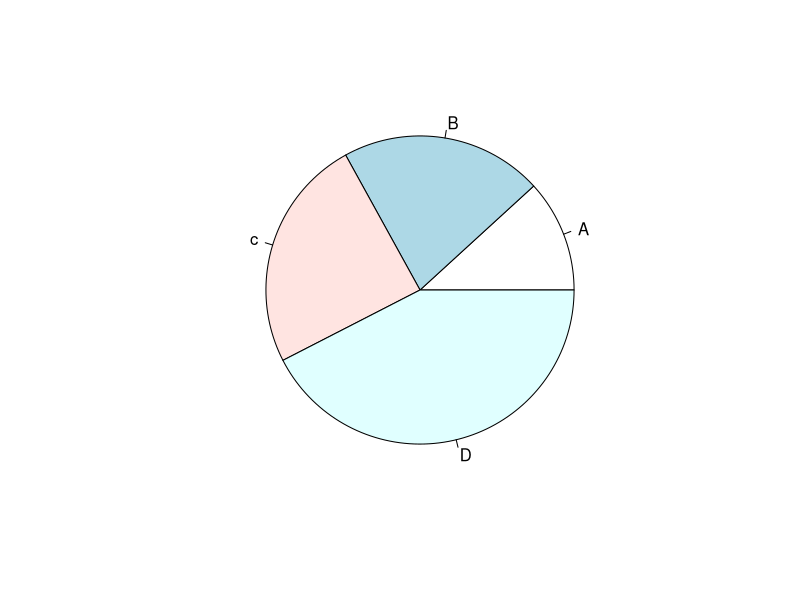
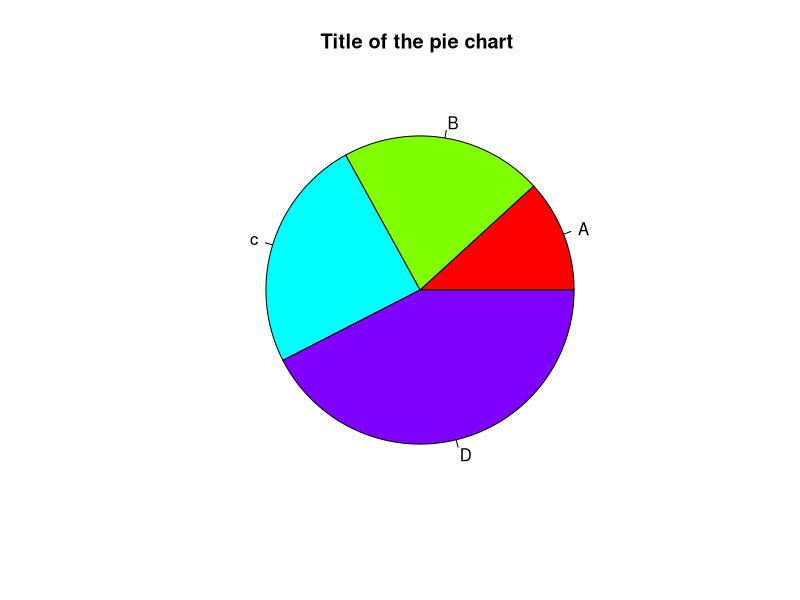
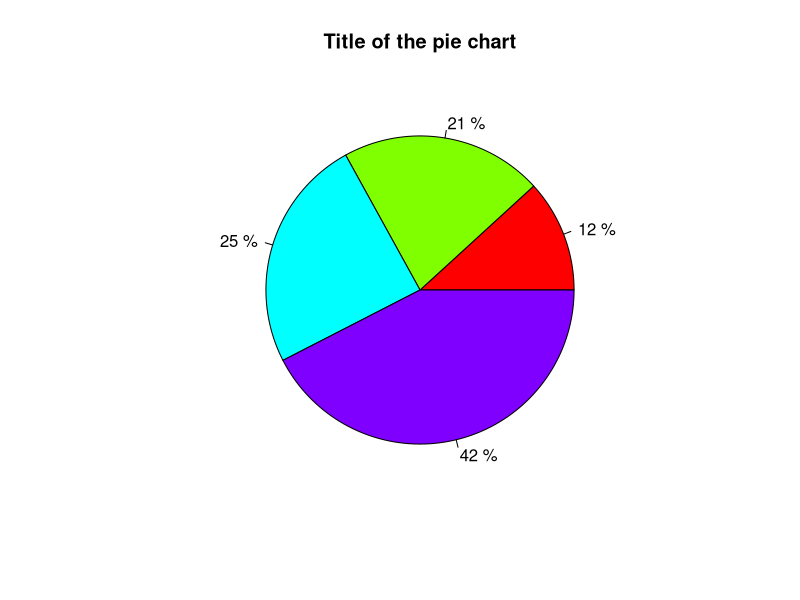
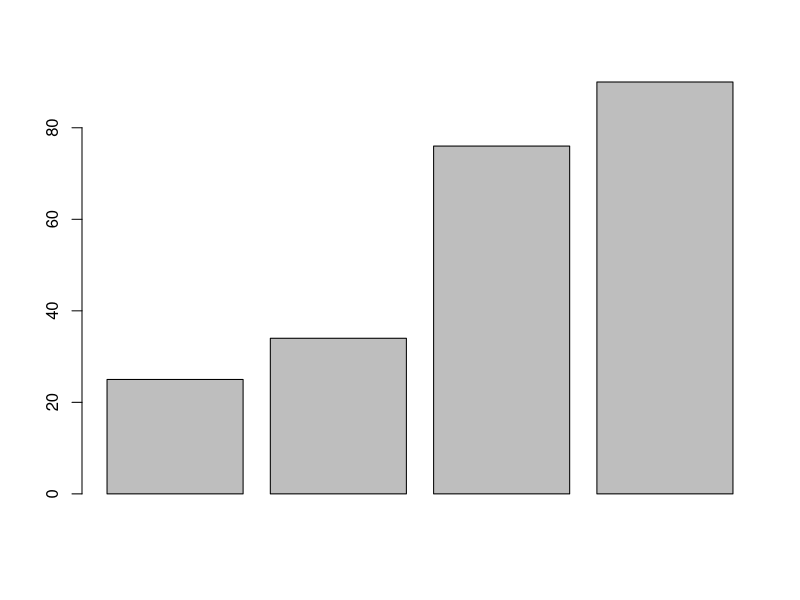
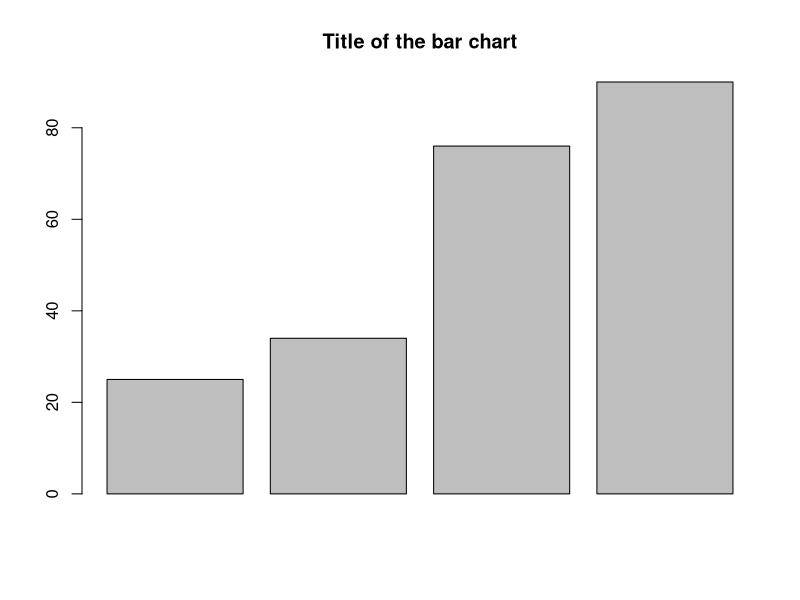
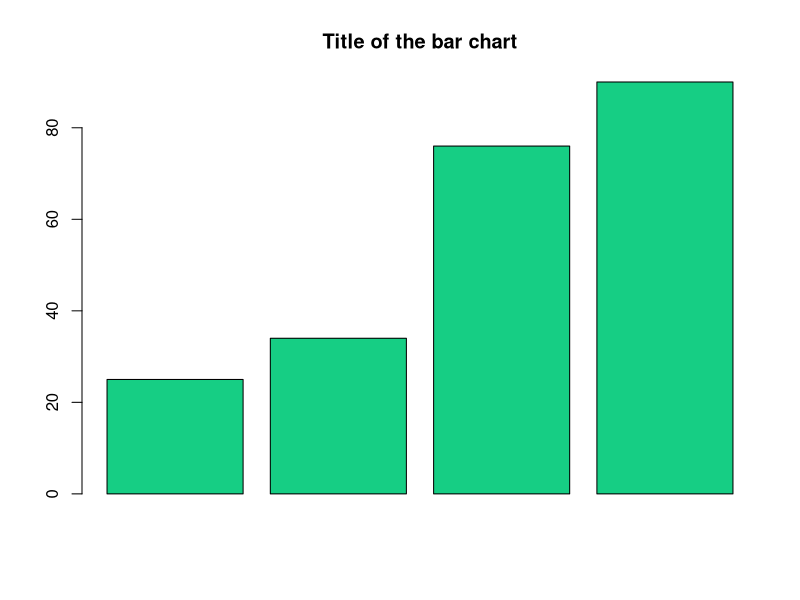
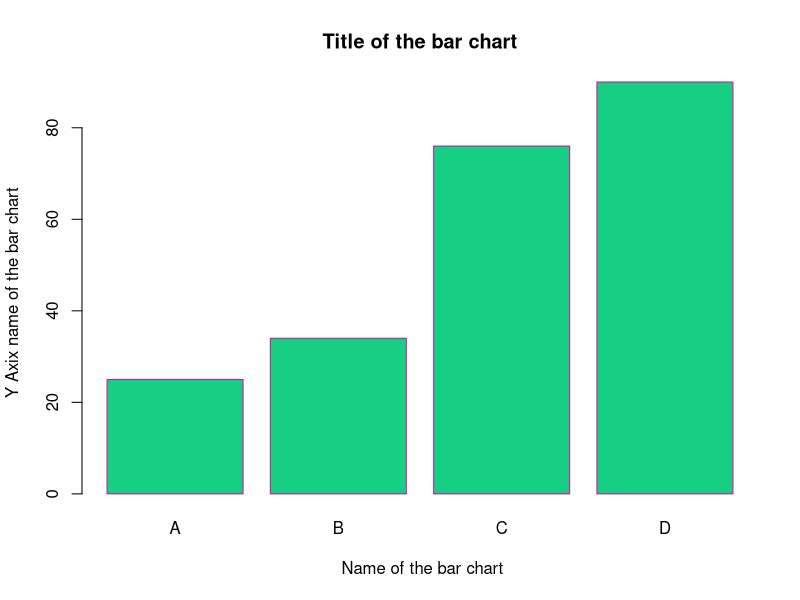
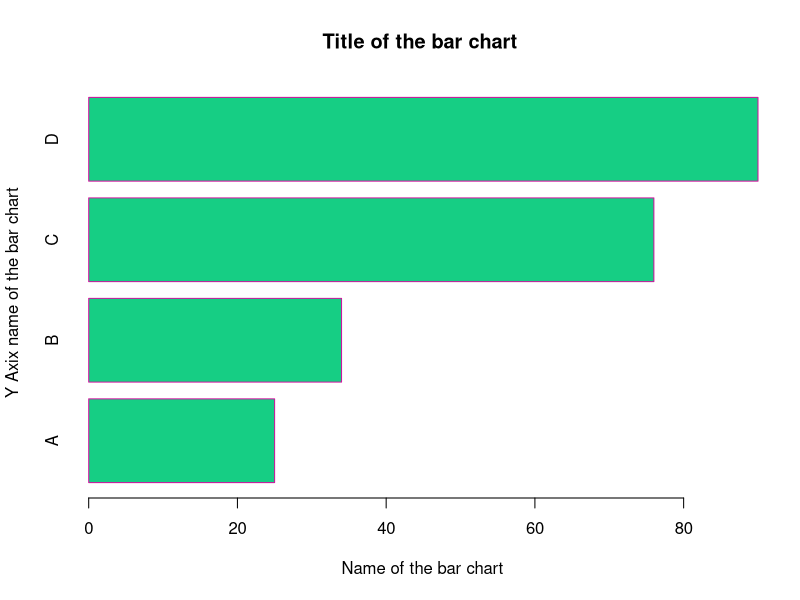

Write R code to recreate these figures, in order.
# Assign a value to variable A
A <- 20

# Print the value of A
A


# -------------------------------
# Assign different types of data
# -------------------------------

w = 45        # Integer value
e = 67.5      # Numeric (decimal) value
s = "Amal"    # Character (string) value
r = TRUE      # Logical (boolean) value


# -----------------------------------------
# Display the data type (class) of variables
# -----------------------------------------

class(w)  # Returns "numeric" (R treats integers as numeric)
class(e)  # Returns "numeric"
class(s)  # Returns "character"
class(r)  # Returns "logical"


# -------------------------------
# VECTORS (One-dimensional arrays)
# -------------------------------

vec_num1 = c(1:5)                 # Vector from 1 to 5
vec_num2 = c(20, 10, 30, 25, 40) # Custom numeric vector
vec_num3 = c(1:9)                # Vector from 1 to 9

vec_num4 = c(2, 2, 2)            # Vector with repeated values
vec_num5 = c(2, 4, 6)            # Another numeric vector


# Print vectors
vec_num1
vec_num2
vec_num3


# -------------------------------
# Vector Arithmetic Operations
# -------------------------------

vec_num1 + vec_num2  # Element-wise addition
vec_num1 * vec_num2  # Element-wise multiplication
vec_num1 - vec_num2  # Element-wise subtraction
vec_num1 / vec_num2  # Element-wise division
vec_num5 ^ vec_num4  # Exponentiation (power)


# -------------------------------
# MATRICES (2D Arrays)
# -------------------------------

z = c(1:6)                 # Data for first matrix
u = c(4, 5, 6, 7, 8, 1)   # Data for second matrix

# Create matrix A (filled column-wise)
mat_A = matrix(data = z, nrow = 3, ncol = 2, byrow = FALSE)

mat_A

# Create matrix B (filled row-wise)
mat_B = matrix(data = u, nrow = 3, ncol = 2, byrow = TRUE)

mat_B


# -------------------------------
# Matrix Operations
# -------------------------------

# Matrix addition
add_AB = mat_A + mat_B   
add_AB

# Matrix subtraction
sub_AB = mat_A - mat_B   
sub_AB

# Element-wise division
dev_AB = mat_A / mat_B  
dev_AB

mul_AB = mat_A * mat_B   # Element-wise multiplication
mul_AB


# -------------------------------
# DATA FRAMES
# -------------------------------

a = c(10, 20, 30, 40)   # Numeric vector
b = c(1:4)              # Sequence vector
c = c('M', 'I', 'S', 'O')  # Character vector

# Create a data frame
df_MY = data.frame(a, b, c)

# Rename columns
names(df_MY) = c('ID', 'Values', 'Names')

# Print the data frame
df_MY

# PIE CHART
x = c(25, 45, 52 ,90)
y = c("A","B","c","D")

pie(x, y)

#advance Pie
pie(x,y, main = "Title of the pie chart ", col = rainbow(4))

#percentage cal
r = round(x/sum(x)*100)
r

new_label = paste(r, "%")
new_label

pie(x, new_label, main = "Title of the pie chart", col = rainbow(4))

#Bar charts
bar= c(25,34,76,90)

barplot(bar)

barplot(bar, main="Title of the bar chart")

barplot(bar, main="Title of the bar chart", col = "#16cE84")

barplot(bar, main="Title of the bar chart", col = "#16cE84",
        border = "#CE169E", names.arg= c("A", "B","C", "D"),
        xlab = " Name of the bar chart", ylab = "Y Axix name of the bar chart " )

barplot(bar, main="Title of the bar chart", col = "#16ce84",
        border = "#CE169E", names.arg= c("A", "B","C", "D"),
        xlab = " Name of the bar chart", ylab = "Y Axix name of the bar chart ",
        horiz = TRUE )
